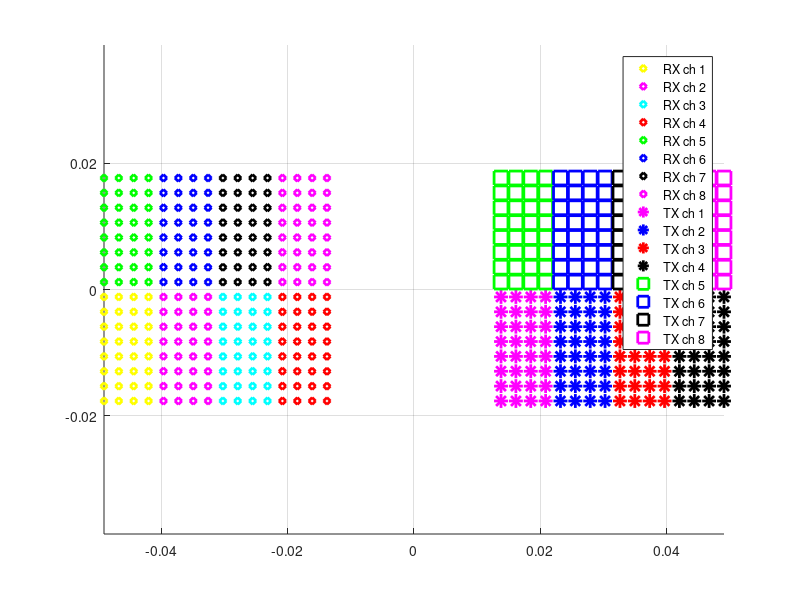

Reproduce this figure in MATLAB.
%read paramterers for the RX and TX aperture regarding IFC aperture revA

%load Mat-files

clear all
close all

load('antenna_arr_77_TX_rev_A.mat'); %TX aperture and tapering (excitations)
antenna_arr_TX=antenna_arr;

load('antenna_arr_77_RX_rev_A.mat');  %RX aperture and tapering (excitations)
antenna_arr_RX=antenna_arr;




colstr = {'yd','md','cd','rd','gd','bd','kd','md'};
colstr_tx = {'m*','b*','r*','k*','gs','bs','ks','ms'};

ch_use=[1:8]; %Select apertures to plot
%Read data
x=antenna_arr_RX(:,2);
y=antenna_arr_RX(:,3);
x_tx=antenna_arr_TX(:,2);
y_tx=antenna_arr_TX(:,3);
exc=antenna_arr_RX(:,5);
exc_TX=antenna_arr_TX(:,5);


%plot RX and TX aperture
figure(200);clf;grid on;hold on; title('')
val_use_x=2*0.0157; %displacement between TX and centre
val_use_y=0;
ph(1)=val_use_x; %offset TX
ph(2)=val_use_y; %offset RX

for ch=1:max(antenna_arr(:,6)) %For each sub aperture
    elil = find(antenna_arr(:,6) == ch_use(ch) & exc~=0);
    x_sub{ch}=x(elil)-val_use_x;
    y_sub{ch}=y(elil);
    plot(x_sub{ch},y_sub{ch},colstr{ch},'MarkerSize',5,'LineWidth',2)
end

for ll=1:max(antenna_arr_TX(:,6))    
    elil = find(antenna_arr_TX(:,6) == (ll) & exc_TX~=0); 
    x_subtx=x_tx(elil)+ph(1);
    y_subtx=y_tx(elil)+ph(2);
    plot(x_subtx,y_subtx,colstr_tx{ll},'MarkerSize',10,'LineWidth',2)
end

legend('RX ch 1','RX ch 2','RX ch 3','RX ch 4','RX ch 5','RX ch 6','RX ch 7','RX ch 8',...
       'TX ch 1','TX ch 2','TX ch 3','TX ch 4','TX ch 5','TX ch 6','TX ch 7','TX ch 8','Location','best')

 axis equal
 
   
